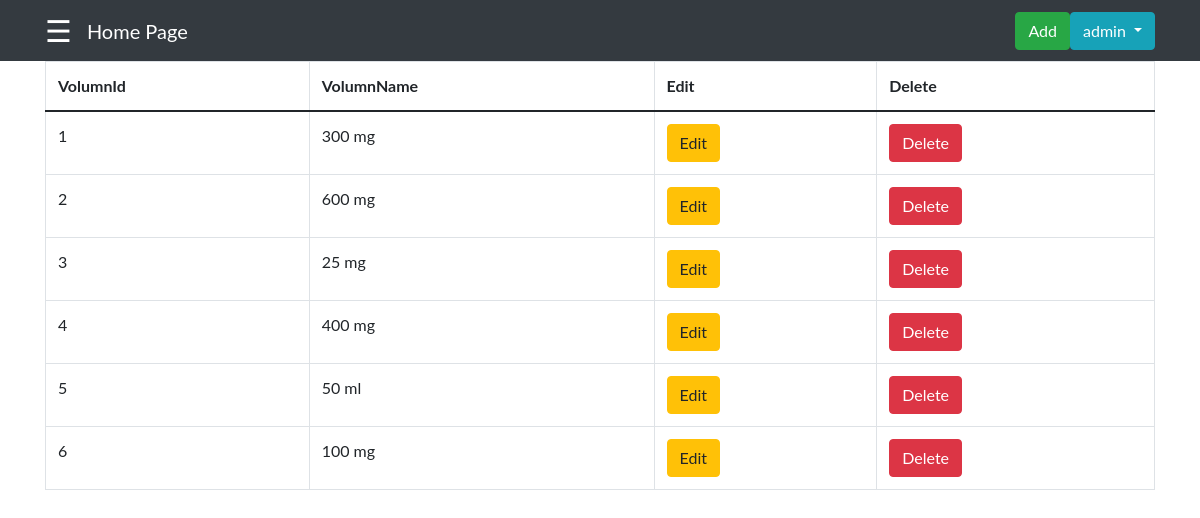
The page /Volumnshow.php (signed in) on the database its author committed.
### tables this page shows
CREATE TABLE `tbl_volumn` (
  `VolumnId` int(11) NOT NULL,
  `VolumnName` varchar(255) DEFAULT NULL
);

### Volumnshow.php (the view, shortened to what this page needs)
<?php
     include('Connect.php');
?>
<!DOCTYPE html>
<html lang="en">
<head>
    <link rel="stylesheet" type="text/css" href="https://cdnjs.cloudflare.com/ajax/libs/sweetalert/1.1.3/sweetalert.min.css">
    <nav class="navbar navbar-expand-sm navbar-dark bg-dark">
            <div class="container">
                <div style='margin-right: 15px'>
                    <?php
                    include('slidebar.php');
                    ?>
                <div>
                  <a href="main.php" class="navbar-brand">Home Page</a>
                </div>
                <div id="navbar1" class="collapse navbar-collapse" style='justify-content: end;'>
                    <div class="dropdown">
                        <div id="navbar1" class="collapse navbar-collapse">
                            <ul class="navbar-nav ms-auto">
                            <li class="nav-item">
                                    <td><a href="Volumnadd.php" class ="btn btn-success">Add</a></td>
                                </li>
                                <button class="btn btn-info  dropdown-toggle" type="button" id="dropdownMenuButton" data-toggle="dropdown" aria-haspopup="true" aria-expanded="false"
                                ><?php echo $_SESSION['StaffName'] ?>
                                </button>
                            </ul>
                        </div>
                    </div>
                </div>
</head>
<body>
    <div class="container-sm">
        <table class="table table-bordered">
            <thead>
                <tr>
                    <th>VolumnId</th>
                    <th>VolumnName</th>
                    <th>Edit </th>
                    <th>Delete</th>
                </tr>
            </thead>
            <tbody>
                <?php
                        $sql = 'SELECT * FROM tbl_volumn';
                        $result = $conn->query($sql);
                        $data = array();
                        while($row = $result->fetch_assoc()) {
                            $data[] = $row;
                        }
                        foreach($data as $key => $vol){
                ?>
                    <tr>
                        <td><?php echo $vol["VolumnId"]; ?></td>
                        <td><?php echo $vol["VolumnName"]; ?></td>
                        <td><a href="Volumnedit.php?update_id=<?php echo $vol["VolumnId"];?>" class="btn btn-warning">Edit</a></td>
                        <form action = "Volumnshow.php" method = "POST">
                            <td><button class ="btn btn-danger" type = "submit" name = "delete" onclick ="deleteFunction(`<?php echo $vol['VolumnId']; ?>`)">Delete</button></td>
                        </form>
                    </tr>
                    <?php } ?>
            </tbody>
        </table>
    </div>
</body>
</html>

### slidebar.php (style rules this page uses)
body { font-family: "Lato", sans-serif; }

### rows shown on the page
tbl_volumn: VolumnId "1", VolumnName "300 mg"
tbl_volumn: VolumnId "2", VolumnName "600 mg"
tbl_volumn: VolumnId "3", VolumnName "25 mg"
tbl_volumn: VolumnId "4", VolumnName "400 mg"
tbl_volumn: VolumnId "5", VolumnName "50 ml"
tbl_volumn: VolumnId "6", VolumnName "100 mg"

### other values the page prints
$_SESSION['StaffName'] "admin"
